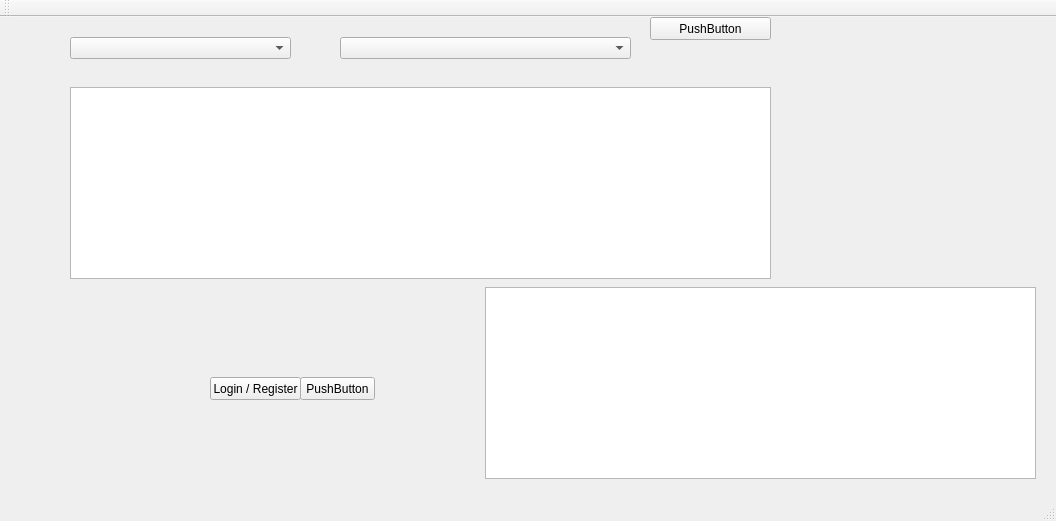
<?xml version="1.0" encoding="UTF-8"?>
<ui version="4.0">
 <class>MainWindow</class>
 <widget class="QMainWindow" name="MainWindow">
  <property name="geometry">
   <rect>
    <x>0</x>
    <y>0</y>
    <width>1056</width>
    <height>521</height>
   </rect>
  </property>
  <property name="windowTitle">
   <string>MainWindow</string>
  </property>
  <widget class="QWidget" name="centralWidget">
   <widget class="QPushButton" name="pushButton">
    <property name="geometry">
     <rect>
      <x>650</x>
      <y>0</y>
      <width>121</width>
      <height>23</height>
     </rect>
    </property>
    <property name="text">
     <string>PushButton</string>
    </property>
   </widget>
   <widget class="QLabel" name="label">
    <property name="geometry">
     <rect>
      <x>260</x>
      <y>290</y>
      <width>521</width>
      <height>16</height>
     </rect>
    </property>
    <property name="text">
     <string/>
    </property>
   </widget>
   <widget class="QComboBox" name="FacultiescomboBox">
    <property name="geometry">
     <rect>
      <x>70</x>
      <y>20</y>
      <width>221</width>
      <height>22</height>
     </rect>
    </property>
   </widget>
   <widget class="QComboBox" name="DepartmentscomboBox">
    <property name="geometry">
     <rect>
      <x>340</x>
      <y>20</y>
      <width>291</width>
      <height>22</height>
     </rect>
    </property>
   </widget>
   <widget class="QTableView" name="tableView">
    <property name="geometry">
     <rect>
      <x>70</x>
      <y>70</y>
      <width>701</width>
      <height>192</height>
     </rect>
    </property>
   </widget>
   <widget class="QPushButton" name="pushButton_2">
    <property name="geometry">
     <rect>
      <x>210</x>
      <y>360</y>
      <width>91</width>
      <height>23</height>
     </rect>
    </property>
    <property name="text">
     <string>Login / Register</string>
    </property>
   </widget>
   <widget class="QPushButton" name="pushButton_3">
    <property name="geometry">
     <rect>
      <x>300</x>
      <y>360</y>
      <width>75</width>
      <height>23</height>
     </rect>
    </property>
    <property name="text">
     <string>PushButton</string>
    </property>
   </widget>
   <widget class="QTableWidget" name="tableWidget">
    <property name="geometry">
     <rect>
      <x>485</x>
      <y>270</y>
      <width>551</width>
      <height>192</height>
     </rect>
    </property>
    <property name="selectionMode">
     <enum>QAbstractItemView::ExtendedSelection</enum>
    </property>
   </widget>
  </widget>
  <widget class="QMenuBar" name="menuBar">
   <property name="geometry">
    <rect>
     <x>0</x>
     <y>0</y>
     <width>1056</width>
     <height>21</height>
    </rect>
   </property>
  </widget>
  <widget class="QToolBar" name="mainToolBar">
   <attribute name="toolBarArea">
    <enum>TopToolBarArea</enum>
   </attribute>
   <attribute name="toolBarBreak">
    <bool>false</bool>
   </attribute>
  </widget>
  <widget class="QStatusBar" name="statusBar"/>
 </widget>
 <layoutdefault spacing="6" margin="11"/>
 <resources/>
 <connections/>
</ui>
